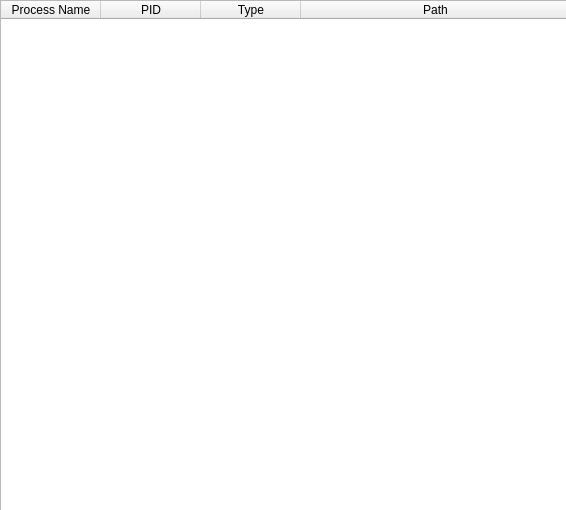
<?xml version="1.0" encoding="UTF-8"?>
<ui version="4.0">
 <class>qtDLGAttachClass</class>
 <widget class="QDialog" name="qtDLGAttachClass">
  <property name="geometry">
   <rect>
    <x>0</x>
    <y>0</y>
    <width>566</width>
    <height>510</height>
   </rect>
  </property>
  <property name="sizePolicy">
   <sizepolicy hsizetype="Expanding" vsizetype="Expanding">
    <horstretch>0</horstretch>
    <verstretch>0</verstretch>
   </sizepolicy>
  </property>
  <property name="windowTitle">
   <string>[ uintDebugger ] - AttachTo</string>
  </property>
  <widget class="QWidget" name="verticalLayoutWidget">
   <property name="geometry">
    <rect>
     <x>0</x>
     <y>0</y>
     <width>571</width>
     <height>511</height>
    </rect>
   </property>
   <layout class="QVBoxLayout" name="verticalLayout">
    <item>
     <widget class="QTableWidget" name="tblProcList">
      <property name="editTriggers">
       <set>QAbstractItemView::NoEditTriggers</set>
      </property>
      <property name="selectionMode">
       <enum>QAbstractItemView::ExtendedSelection</enum>
      </property>
      <property name="selectionBehavior">
       <enum>QAbstractItemView::SelectRows</enum>
      </property>
      <property name="sortingEnabled">
       <bool>true</bool>
      </property>
      <attribute name="horizontalHeaderStretchLastSection">
       <bool>true</bool>
      </attribute>
      <attribute name="verticalHeaderVisible">
       <bool>false</bool>
      </attribute>
      <attribute name="verticalHeaderDefaultSectionSize">
       <number>15</number>
      </attribute>
      <attribute name="verticalHeaderMinimumSectionSize">
       <number>15</number>
      </attribute>
      <column>
       <property name="text">
        <string>Process Name</string>
       </property>
      </column>
      <column>
       <property name="text">
        <string>PID</string>
       </property>
      </column>
      <column>
       <property name="text">
        <string>Type</string>
       </property>
      </column>
      <column>
       <property name="text">
        <string>Path</string>
       </property>
      </column>
     </widget>
    </item>
   </layout>
  </widget>
 </widget>
 <resources/>
 <connections/>
</ui>
